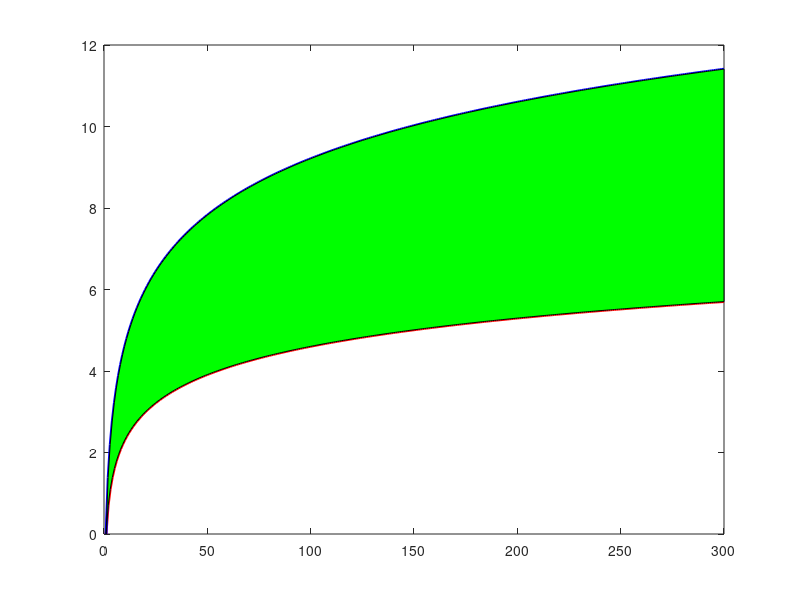

This figure's MATLAB source:
clear all;
x = 1 : 300;
curve1 = log(x);
curve2 = 2*log(x);
plot(x, curve1, 'r', 'LineWidth', 2);
hold on;
plot(x, curve2, 'b', 'LineWidth', 2);
x2 = [x, fliplr(x)];
inBetween = [curve1, fliplr(curve2)];
fill(x2, inBetween, 'g');